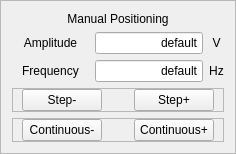
        <widget class="QFrame" name="frame_ManualPositioning_Axis1_3">
         <property name="frameShape">
          <enum>QFrame::StyledPanel</enum>
         </property>
         <property name="frameShadow">
          <enum>QFrame::Raised</enum>
         </property>
         <layout class="QGridLayout" name="gridLayout_14" columnstretch="3,0,0">
          <item row="1" column="1">
           <widget class="QLineEdit" name="lineEdit_Amplitude_Axis3">
            <property name="sizePolicy">
             <sizepolicy hsizetype="Expanding" vsizetype="Preferred">
              <horstretch>0</horstretch>
              <verstretch>0</verstretch>
             </sizepolicy>
            </property>
            <property name="toolTip">
             <string>Aplitude applied in one pulse, maximum 60V.</string>
            </property>
            <property name="text">
             <string>default</string>
            </property>
            <property name="alignment">
             <set>Qt::AlignRight|Qt::AlignTrailing|Qt::AlignVCenter</set>
            </property>
           </widget>
          </item>
          <item row="1" column="2">
           <widget class="QLabel" name="label_33">
            <property name="text">
             <string>V</string>
            </property>
            <property name="alignment">
             <set>Qt::AlignCenter</set>
            </property>
           </widget>
          </item>
          <item row="1" column="0">
           <widget class="QLabel" name="label_32">
            <property name="text">
             <string>Amplitude</string>
            </property>
            <property name="alignment">
             <set>Qt::AlignCenter</set>
            </property>
           </widget>
          </item>
          <item row="2" column="0">
           <widget class="QLabel" name="label_37">
            <property name="text">
             <string>Frequency</string>
            </property>
            <property name="alignment">
             <set>Qt::AlignCenter</set>
            </property>
           </widget>
          </item>
          <item row="2" column="1">
           <widget class="QLineEdit" name="lineEdit_Frequency_Axis3">
            <property name="sizePolicy">
             <sizepolicy hsizetype="Expanding" vsizetype="Preferred">
              <horstretch>0</horstretch>
              <verstretch>0</verstretch>
             </sizepolicy>
            </property>
            <property name="toolTip">
             <string>Frequency applied in one step, maximum 5k Hz. Resolution 1 Hz</string>
            </property>
            <property name="text">
             <string>default</string>
            </property>
            <property name="alignment">
             <set>Qt::AlignRight|Qt::AlignTrailing|Qt::AlignVCenter</set>
            </property>
           </widget>
          </item>
          <item row="2" column="2">
           <widget class="QLabel" name="label_38">
            <property name="text">
             <string>Hz</string>
            </property>
            <property name="alignment">
             <set>Qt::AlignCenter</set>
            </property>
           </widget>
          </item>
          <item row="0" column="0" colspan="3">
           <widget class="QLabel" name="label_39">
            <property name="text">
             <string>Manual Positioning</string>
            </property>
            <property name="alignment">
             <set>Qt::AlignCenter</set>
            </property>
           </widget>
          </item>
          <item row="3" column="0" colspan="3">
           <widget class="QFrame" name="frame_7">
            <property name="frameShape">
             <enum>QFrame::StyledPanel</enum>
            </property>
            <property name="frameShadow">
             <enum>QFrame::Raised</enum>
            </property>
            <layout class="QHBoxLayout" name="horizontalLayout_12" stretch="0,0,0">
             <property name="topMargin">
              <number>0</number>
             </property>
             <property name="bottomMargin">
              <number>0</number>
             </property>
             <item>
              <widget class="QPushButton" name="pushButton_ManualStepMinus_Axis3">
               <property name="sizePolicy">
                <sizepolicy hsizetype="Preferred" vsizetype="Preferred">
                 <horstretch>0</horstretch>
                 <verstretch>0</verstretch>
                </sizepolicy>
               </property>
               <property name="text">
                <string>Step-</string>
               </property>
               <property name="autoRepeat">
                <bool>true</bool>
               </property>
              </widget>
             </item>
             <item>
              <spacer name="horizontalSpacer_3">
               <property name="orientation">
                <enum>Qt::Horizontal</enum>
               </property>
               <property name="sizeHint" stdset="0">
                <size>
                 <width>26</width>
                 <height>20</height>
                </size>
               </property>
              </spacer>
             </item>
             <item>
              <widget class="QPushButton" name="pushButton_ManualStepPlus_Axis3">
               <property name="sizePolicy">
                <sizepolicy hsizetype="Preferred" vsizetype="Preferred">
                 <horstretch>0</horstretch>
                 <verstretch>0</verstretch>
                </sizepolicy>
               </property>
               <property name="text">
                <string>Step+</string>
               </property>
               <property name="checkable">
                <bool>true</bool>
               </property>
               <property name="checked">
                <bool>false</bool>
               </property>
               <property name="autoRepeat">
                <bool>true</bool>
               </property>
              </widget>
             </item>
            </layout>
           </widget>
          </item>
          <item row="4" column="0" colspan="3">
           <widget class="QFrame" name="frame_8">
            <property name="minimumSize">
             <size>
              <width>0</width>
              <height>0</height>
             </size>
            </property>
            <property name="frameShape">
             <enum>QFrame::StyledPanel</enum>
            </property>
            <property name="frameShadow">
             <enum>QFrame::Raised</enum>
            </property>
            <layout class="QHBoxLayout" name="horizontalLayout_14">
             <property name="topMargin">
              <number>0</number>
             </property>
             <property name="bottomMargin">
              <number>0</number>
             </property>
             <item>
              <widget class="QPushButton" name="pushButton_ManualContMinus_Axis3">
               <property name="enabled">
                <bool>true</bool>
               </property>
               <property name="sizePolicy">
                <sizepolicy hsizetype="Preferred" vsizetype="Preferred">
                 <horstretch>0</horstretch>
                 <verstretch>0</verstretch>
                </sizepolicy>
               </property>
               <property name="text">
                <string>Continuous-</string>
               </property>
               <property name="autoRepeat">
                <bool>true</bool>
               </property>
              </widget>
             </item>
             <item>
              <spacer name="horizontalSpacer_11">
               <property name="orientation">
                <enum>Qt::Horizontal</enum>
               </property>
               <property name="sizeHint" stdset="0">
                <size>
                 <width>6</width>
                 <height>20</height>
                </size>
               </property>
              </spacer>
             </item>
             <item>
              <widget class="QPushButton" name="pushButton_ManualContPlus_Axis3">
               <property name="sizePolicy">
                <sizepolicy hsizetype="Preferred" vsizetype="Preferred">
                 <horstretch>0</horstretch>
                 <verstretch>0</verstretch>
                </sizepolicy>
               </property>
               <property name="text">
                <string>Continuous+</string>
               </property>
               <property name="autoRepeat">
                <bool>true</bool>
               </property>
              </widget>
             </item>
            </layout>
           </widget>
          </item>
         </layout>
        </widget>
